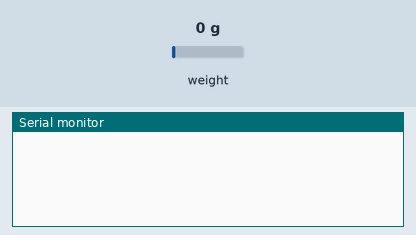
The sketch below on a simulated Arduino Uno, built with avr-gcc and run on an emulated ATmega328P. Parts: the last lines printed to the serial monitor. Inputs (shaded band) come from the test bench; at power-on: weight on the scale 0 g.

Above: at 2.2 s.
2.3 s: weight on the scale set to 100 g
At 5.5 s:
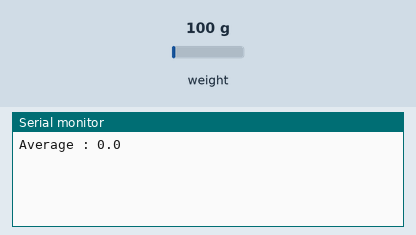
9.2 s: weight on the scale set to 1250 g
At 12.0 s:
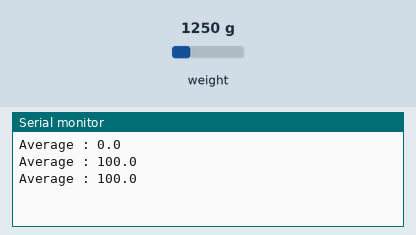
Timing chart, 0 to 13.5 s (numbered marks = the images above; inputs shaded):
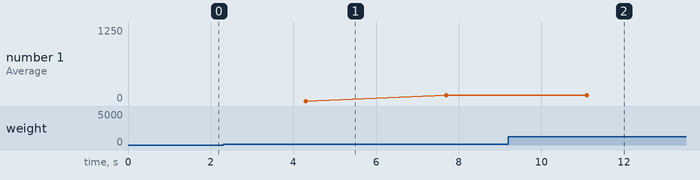

Measured:
- plotted number 1: 100 → 1250 after the input at 9.2 s

The sketch:

basic_2.ino
```cpp
#include "HX711.h"
HX711 scale(A2, A3); // DOUT, SCK

void setup()
{
  Serial.begin(9600);
  scale.set_scale(-523.5); //// this value is obtained by calibrating the scale with known weights
  scale.tare();
}

void loop()
{
 float a = scale.get_units(); // 아날로그 0번핀에 연결된 압력센서의 값을 측정합니다.
  boolean b = 0;
  float sum = 0; // 합
  float ave = 0; // 평균
  if(!b) {
    for(int i =0; i<40; i++)
    {
      sum = sum + a; // SUM에 압력센서값 더하기
      delay(80); // 0.1초 지연
    }
  ave = sum/40;  // 평균값 구하기
  }
  Serial.print("Average : "); // 평균값 모니터에 표시
  Serial.println(ave,1);

 // Serial.println(a);
  delay(100);        // 0.1초마다 압력센서 값 출력
}
```
